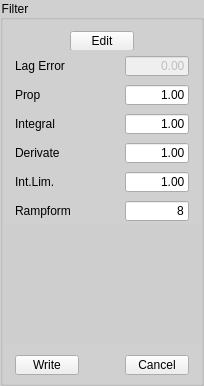
       <widget class="QGroupBox" name="gbFilter">
        <property name="styleSheet">
         <string notr="true">QGroupBox {
    background-color: #d0d0d0;
}
</string>
        </property>
        <property name="title">
         <string>Filter</string>
        </property>
        <layout class="QVBoxLayout" name="verticalLayout_3">
         <property name="spacing">
          <number>0</number>
         </property>
         <property name="leftMargin">
          <number>0</number>
         </property>
         <property name="topMargin">
          <number>0</number>
         </property>
         <property name="rightMargin">
          <number>0</number>
         </property>
         <property name="bottomMargin">
          <number>0</number>
         </property>
         <item>
          <widget class="QGroupBox" name="groupBox_5">
           <property name="maximumSize">
            <size>
             <width>16777215</width>
             <height>30</height>
            </size>
           </property>
           <property name="styleSheet">
            <string notr="true">QGroupBox {
    border: none;
    margin-top: 0px;
}
</string>
           </property>
           <property name="title">
            <string/>
           </property>
           <layout class="QHBoxLayout" name="horizontalLayout_46">
            <property name="topMargin">
             <number>5</number>
            </property>
            <property name="bottomMargin">
             <number>0</number>
            </property>
            <item>
             <widget class="QPushButton" name="btnFilterEdit">
              <property name="minimumSize">
               <size>
                <width>0</width>
                <height>20</height>
               </size>
              </property>
              <property name="maximumSize">
               <size>
                <width>64</width>
                <height>20</height>
               </size>
              </property>
              <property name="text">
               <string>Edit</string>
              </property>
             </widget>
            </item>
           </layout>
          </widget>
         </item>
         <item>
          <widget class="QGroupBox" name="groupBox_12">
           <property name="maximumSize">
            <size>
             <width>16777215</width>
             <height>30</height>
            </size>
           </property>
           <property name="styleSheet">
            <string notr="true">QGroupBox {
    border: none;
    margin-top: 0px;
}
</string>
           </property>
           <property name="title">
            <string/>
           </property>
           <layout class="QHBoxLayout" name="horizontalLayout_5">
            <property name="topMargin">
             <number>0</number>
            </property>
            <property name="bottomMargin">
             <number>0</number>
            </property>
            <item>
             <widget class="QLabel" name="label_3">
              <property name="maximumSize">
               <size>
                <width>16777215</width>
                <height>20</height>
               </size>
              </property>
              <property name="text">
               <string>Lag Error</string>
              </property>
             </widget>
            </item>
            <item>
             <spacer name="horizontalSpacer_3">
              <property name="orientation">
               <enum>Qt::Orientation::Horizontal</enum>
              </property>
              <property name="sizeHint" stdset="0">
               <size>
                <width>40</width>
                <height>20</height>
               </size>
              </property>
             </spacer>
            </item>
            <item>
             <widget class="QLineEdit" name="txtLagError">
              <property name="enabled">
               <bool>false</bool>
              </property>
              <property name="minimumSize">
               <size>
                <width>64</width>
                <height>0</height>
               </size>
              </property>
              <property name="maximumSize">
               <size>
                <width>64</width>
                <height>20</height>
               </size>
              </property>
              <property name="text">
               <string>0.00</string>
              </property>
              <property name="alignment">
               <set>Qt::AlignmentFlag::AlignRight|Qt::AlignmentFlag::AlignTrailing|Qt::AlignmentFlag::AlignVCenter</set>
              </property>
             </widget>
            </item>
           </layout>
          </widget>
         </item>
         <item>
          <widget class="QGroupBox" name="groupBox_28">
           <property name="maximumSize">
            <size>
             <width>16777215</width>
             <height>30</height>
            </size>
           </property>
           <property name="styleSheet">
            <string notr="true">QGroupBox {
    border: none;
    margin-top: 0px;
}
</string>
           </property>
           <property name="title">
            <string/>
           </property>
           <layout class="QHBoxLayout" name="horizontalLayout_21">
            <property name="topMargin">
             <number>0</number>
            </property>
            <property name="bottomMargin">
             <number>0</number>
            </property>
            <item>
             <widget class="QLabel" name="label_17">
              <property name="maximumSize">
               <size>
                <width>16777215</width>
                <height>20</height>
               </size>
              </property>
              <property name="text">
               <string>Prop</string>
              </property>
             </widget>
            </item>
            <item>
             <spacer name="horizontalSpacer_25">
              <property name="orientation">
               <enum>Qt::Orientation::Horizontal</enum>
              </property>
              <property name="sizeHint" stdset="0">
               <size>
                <width>40</width>
                <height>20</height>
               </size>
              </property>
             </spacer>
            </item>
            <item>
             <widget class="QLineEdit" name="txtFilterP">
              <property name="minimumSize">
               <size>
                <width>64</width>
                <height>0</height>
               </size>
              </property>
              <property name="maximumSize">
               <size>
                <width>64</width>
                <height>20</height>
               </size>
              </property>
              <property name="text">
               <string>1.00</string>
              </property>
              <property name="alignment">
               <set>Qt::AlignmentFlag::AlignRight|Qt::AlignmentFlag::AlignTrailing|Qt::AlignmentFlag::AlignVCenter</set>
              </property>
             </widget>
            </item>
           </layout>
          </widget>
         </item>
         <item>
          <widget class="QGroupBox" name="groupBox_30">
           <property name="maximumSize">
            <size>
             <width>16777215</width>
             <height>30</height>
            </size>
           </property>
           <property name="styleSheet">
            <string notr="true">QGroupBox {
    border: none;
    margin-top: 0px;
}
</string>
           </property>
           <property name="title">
            <string/>
           </property>
           <layout class="QHBoxLayout" name="horizontalLayout_23">
            <property name="topMargin">
             <number>0</number>
            </property>
            <property name="bottomMargin">
             <number>0</number>
            </property>
            <item>
             <widget class="QLabel" name="label_19">
              <property name="maximumSize">
               <size>
                <width>16777215</width>
                <height>20</height>
               </size>
              </property>
              <property name="text">
               <string>Integral</string>
              </property>
             </widget>
            </item>
            <item>
             <spacer name="horizontalSpacer_27">
              <property name="orientation">
               <enum>Qt::Orientation::Horizontal</enum>
              </property>
              <property name="sizeHint" stdset="0">
               <size>
                <width>40</width>
                <height>20</height>
               </size>
              </property>
             </spacer>
            </item>
            <item>
             <widget class="QLineEdit" name="txtFilterI">
              <property name="minimumSize">
               <size>
                <width>64</width>
                <height>0</height>
               </size>
              </property>
              <property name="maximumSize">
               <size>
                <width>64</width>
                <height>20</height>
               </size>
              </property>
              <property name="text">
               <string>1.00</string>
              </property>
              <property name="alignment">
               <set>Qt::AlignmentFlag::AlignRight|Qt::AlignmentFlag::AlignTrailing|Qt::AlignmentFlag::AlignVCenter</set>
              </property>
             </widget>
            </item>
           </layout>
          </widget>
         </item>
         <item>
          <widget class="QGroupBox" name="groupBox_29">
           <property name="maximumSize">
            <size>
             <width>16777215</width>
             <height>30</height>
            </size>
           </property>
           <property name="styleSheet">
            <string notr="true">QGroupBox {
    border: none;
    margin-top: 0px;
}
</string>
           </property>
           <property name="title">
            <string/>
           </property>
           <layout class="QHBoxLayout" name="horizontalLayout_22">
            <property name="topMargin">
             <number>0</number>
            </property>
            <property name="bottomMargin">
             <number>0</number>
            </property>
            <item>
             <widget class="QLabel" name="label_18">
              <property name="maximumSize">
               <size>
                <width>16777215</width>
                <height>20</height>
               </size>
              </property>
              <property name="text">
               <string>Derivate</string>
              </property>
             </widget>
            </item>
            <item>
             <spacer name="horizontalSpacer_26">
              <property name="orientation">
               <enum>Qt::Orientation::Horizontal</enum>
              </property>
              <property name="sizeHint" stdset="0">
               <size>
                <width>40</width>
                <height>20</height>
               </size>
              </property>
             </spacer>
            </item>
            <item>
             <widget class="QLineEdit" name="txtFilterD">
              <property name="minimumSize">
               <size>
                <width>64</width>
                <height>0</height>
               </size>
              </property>
              <property name="maximumSize">
               <size>
                <width>64</width>
                <height>20</height>
               </size>
              </property>
              <property name="text">
               <string>1.00</string>
              </property>
              <property name="alignment">
               <set>Qt::AlignmentFlag::AlignRight|Qt::AlignmentFlag::AlignTrailing|Qt::AlignmentFlag::AlignVCenter</set>
              </property>
             </widget>
            </item>
           </layout>
          </widget>
         </item>
         <item>
          <widget class="QGroupBox" name="groupBox_32">
           <property name="maximumSize">
            <size>
             <width>16777215</width>
             <height>30</height>
            </size>
           </property>
           <property name="styleSheet">
            <string notr="true">QGroupBox {
    border: none;
    margin-top: 0px;
}
</string>
           </property>
           <property name="title">
            <string/>
           </property>
           <layout class="QHBoxLayout" name="horizontalLayout_25">
            <property name="topMargin">
             <number>0</number>
            </property>
            <property name="bottomMargin">
             <number>0</number>
            </property>
            <item>
             <widget class="QLabel" name="label_21">
              <property name="maximumSize">
               <size>
                <width>16777215</width>
                <height>20</height>
               </size>
              </property>
              <property name="text">
               <string>Int.Lim.</string>
              </property>
             </widget>
            </item>
            <item>
             <spacer name="horizontalSpacer_29">
              <property name="orientation">
               <enum>Qt::Orientation::Horizontal</enum>
              </property>
              <property name="sizeHint" stdset="0">
               <size>
                <width>40</width>
                <height>20</height>
               </size>
              </property>
             </spacer>
            </item>
            <item>
             <widget class="QLineEdit" name="txtFilterIL">
              <property name="minimumSize">
               <size>
                <width>64</width>
                <height>0</height>
               </size>
              </property>
              <property name="maximumSize">
               <size>
                <width>64</width>
                <height>20</height>
               </size>
              </property>
              <property name="text">
               <string>1.00</string>
              </property>
              <property name="alignment">
               <set>Qt::AlignmentFlag::AlignRight|Qt::AlignmentFlag::AlignTrailing|Qt::AlignmentFlag::AlignVCenter</set>
              </property>
             </widget>
            </item>
           </layout>
          </widget>
         </item>
         <item>
          <widget class="QGroupBox" name="groupBox_31">
           <property name="maximumSize">
            <size>
             <width>16777215</width>
             <height>30</height>
            </size>
           </property>
           <property name="styleSheet">
            <string notr="true">QGroupBox {
    border: none;
    margin-top: 0px;
}
</string>
           </property>
           <property name="title">
            <string/>
           </property>
           <layout class="QHBoxLayout" name="horizontalLayout_24">
            <property name="topMargin">
             <number>0</number>
            </property>
            <property name="bottomMargin">
             <number>0</number>
            </property>
            <item>
             <widget class="QLabel" name="label_20">
              <property name="maximumSize">
               <size>
                <width>16777215</width>
                <height>20</height>
               </size>
              </property>
              <property name="text">
               <string>Rampform</string>
              </property>
             </widget>
            </item>
            <item>
             <spacer name="horizontalSpacer_28">
              <property name="orientation">
               <enum>Qt::Orientation::Horizontal</enum>
              </property>
              <property name="sizeHint" stdset="0">
               <size>
                <width>40</width>
                <height>20</height>
               </size>
              </property>
             </spacer>
            </item>
            <item>
             <widget class="QLineEdit" name="txtRampform">
              <property name="minimumSize">
               <size>
                <width>64</width>
                <height>0</height>
               </size>
              </property>
              <property name="maximumSize">
               <size>
                <width>64</width>
                <height>20</height>
               </size>
              </property>
              <property name="text">
               <string>8</string>
              </property>
              <property name="alignment">
               <set>Qt::AlignmentFlag::AlignRight|Qt::AlignmentFlag::AlignTrailing|Qt::AlignmentFlag::AlignVCenter</set>
              </property>
             </widget>
            </item>
           </layout>
          </widget>
         </item>
         <item>
          <spacer name="verticalSpacer_7">
           <property name="orientation">
            <enum>Qt::Orientation::Vertical</enum>
           </property>
           <property name="sizeHint" stdset="0">
            <size>
             <width>20</width>
             <height>40</height>
            </size>
           </property>
          </spacer>
         </item>
         <item>
          <spacer name="verticalSpacer_13">
           <property name="orientation">
            <enum>Qt::Orientation::Vertical</enum>
           </property>
           <property name="sizeHint" stdset="0">
            <size>
             <width>20</width>
             <height>40</height>
            </size>
           </property>
          </spacer>
         </item>
         <item>
          <spacer name="verticalSpacer_3">
           <property name="orientation">
            <enum>Qt::Orientation::Vertical</enum>
           </property>
           <property name="sizeHint" stdset="0">
            <size>
             <width>20</width>
             <height>40</height>
            </size>
           </property>
          </spacer>
         </item>
         <item>
          <widget class="QGroupBox" name="groupBox_33">
           <property name="styleSheet">
            <string notr="true">QGroupBox {
    border: none;
    margin-top: 0px;
}
</string>
           </property>
           <property name="title">
            <string/>
           </property>
           <layout class="QHBoxLayout" name="horizontalLayout_26">
            <property name="topMargin">
             <number>5</number>
            </property>
            <property name="bottomMargin">
             <number>5</number>
            </property>
            <item>
             <widget class="QPushButton" name="btnFilterWrite">
              <property name="maximumSize">
               <size>
                <width>64</width>
                <height>20</height>
               </size>
              </property>
              <property name="text">
               <string>Write</string>
              </property>
             </widget>
            </item>
            <item>
             <spacer name="horizontalSpacer_37">
              <property name="orientation">
               <enum>Qt::Orientation::Horizontal</enum>
              </property>
              <property name="sizeHint" stdset="0">
               <size>
                <width>40</width>
                <height>20</height>
               </size>
              </property>
             </spacer>
            </item>
            <item>
             <widget class="QPushButton" name="btnFilterCancel">
              <property name="maximumSize">
               <size>
                <width>64</width>
                <height>20</height>
               </size>
              </property>
              <property name="text">
               <string>Cancel</string>
              </property>
             </widget>
            </item>
           </layout>
          </widget>
         </item>
        </layout>
       </widget>
